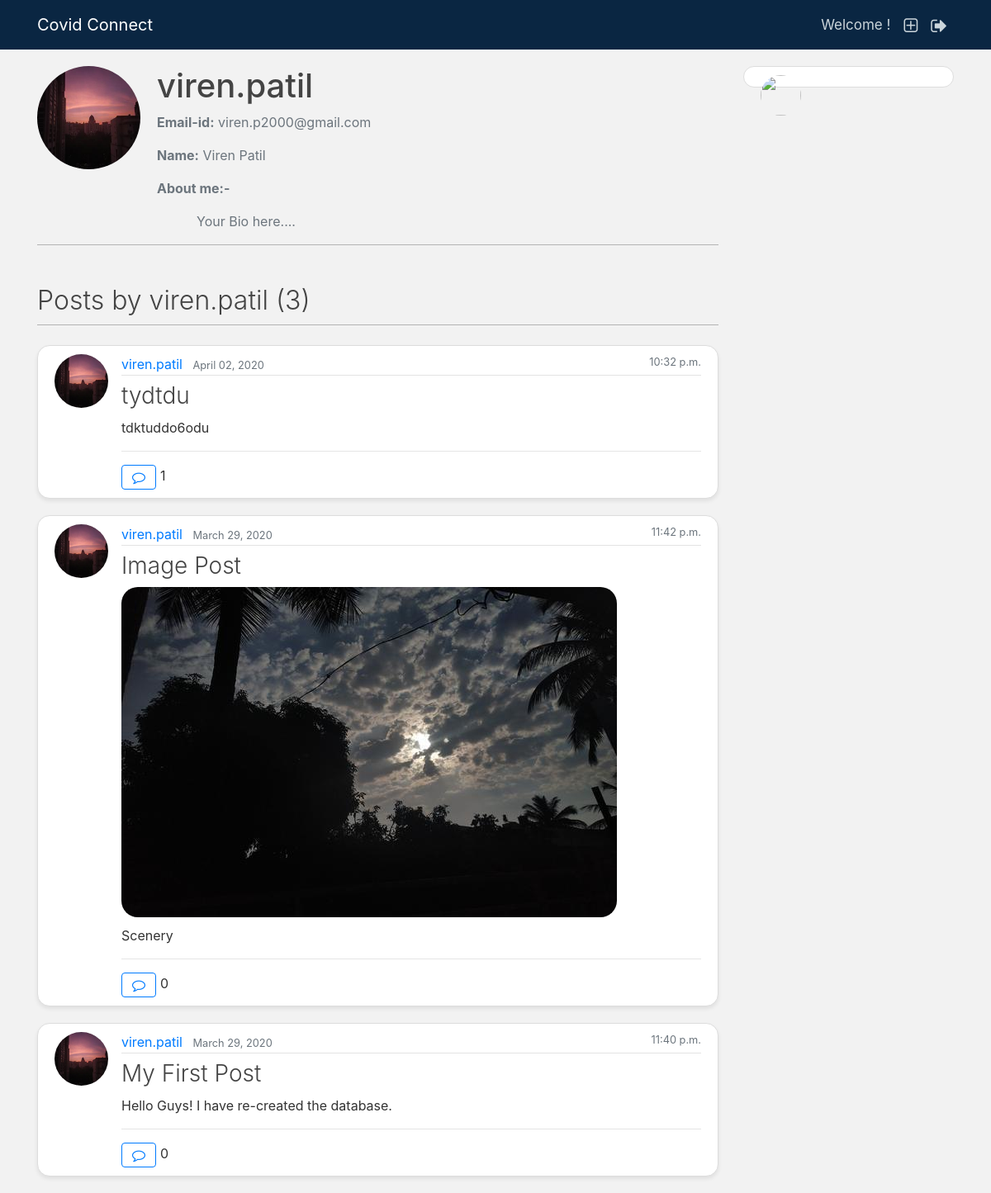
The page /blog/user/viren.patil/ on the database as committed earlier.
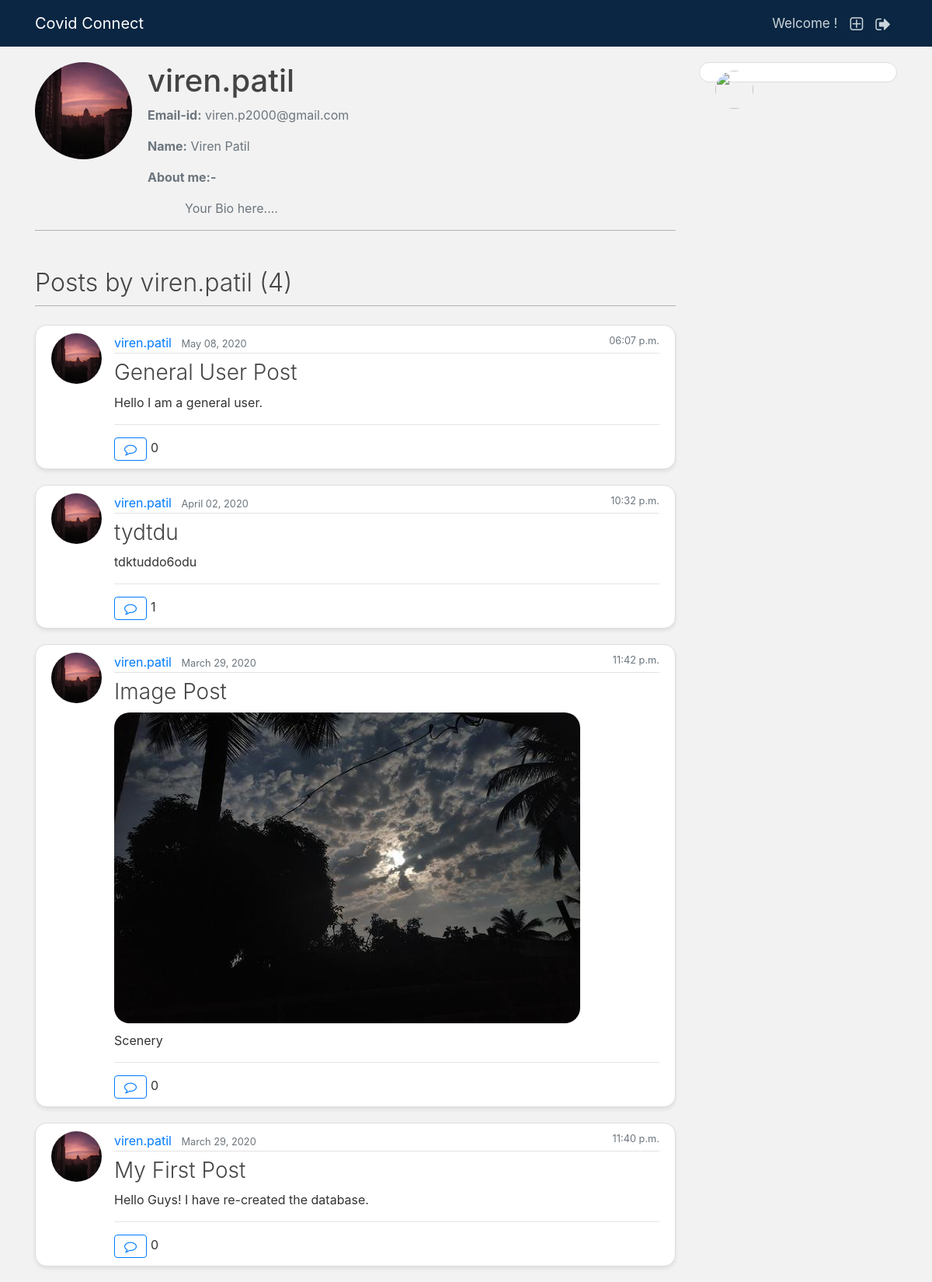
The same page on the database as committed later.
### users/models.py (models this page shows, shortened)
class Profile(models.Model):
    user = models.OneToOneField(User, on_delete=models.CASCADE)
    image = models.ImageField(default='default.jpg', upload_to='profile_pics')
    bio = models.TextField(default='Your Bio here....', max_length=100, blank=True)
    THEME_CHOICES = (
        ('Dark', 'Dark'),
        ('Light', 'Light')
    )
    theme = models.CharField(max_length=10, choices=THEME_CHOICES, blank=True)
    PROFILE_CHOICES = (
        ('Public', 'Public'),
        ('Private', 'Private')
    )
    profile_type = models.CharField(max_length=10, choices=PROFILE_CHOICES, blank=True)
    GENDER_CHOICES = (
        ('M', 'Male'),
        ('F', 'Female'),
    )
    gender = models.CharField(max_length=1, choices=GENDER_CHOICES, blank=True)

### blog/models.py (models this page shows, shortened)
class Post(models.Model):
    title = models.CharField(max_length=100)
    image = models.ImageField(default='default.jpg', upload_to='post_pics')
    content = models.TextField()
    date_posted = models.DateTimeField(default=timezone.now)
    author = models.ForeignKey(User, on_delete = models.CASCADE)
    likes = models.ManyToManyField(User, related_name='likes', blank = True)
    dislikes = models.ManyToManyField(User, related_name='dislikes', blank = True)
    report = models.ManyToManyField(User, related_name='report', blank = True)

### blog/views.py (the view)
# urls.py: path('user/<str:username>/', UserPostListView.as_view(), name='user-posts'),
class UserPostListView(ListView):
    model = Post
    template_name = 'blog/user_posts.html'   #<app>/<model>_<viewtype>.html
    context_object_name = 'posts'
    paginate_by = 5
    def get_queryset(self):
        user = get_object_or_404(User, username=self.kwargs.get('username'))
        return Post.objects.filter(author=user).order_by('-date_posted')
    def get_context_data(self, **kwargs):
        data = super().get_context_data(**kwargs)
        data['users'] = User.objects.filter(username = self.kwargs.get('username')).first()
        return data

### blog/templates/blog/user_posts.html (shortened to what this page needs)
{% extends "blog/base_other.html" %}
{% block content %}
    <div class="media mb-5" style="border-bottom: 1px solid #b3b3b3;">
      <img class="rounded-circle account-img" src="{{ users.profile.image.url }}">
      <div class="media-body">
        <h2 class="account-heading profile-username">{{ users.username }}</h2>
        <p class="text-secondary"><b>Email-id:</b> {{ users.email }}</p>
        <p class="text-secondary"><b>Name:</b> {{ users.first_name }} {{ users.last_name }}</p>
        <p class="text-secondary"><b>About me:-</b></p>
        <p class="text-secondary ml-5">{{ users.profile.bio }}</p>
      </div>
    </div>
    {% if view.kwargs.username == user.username %}
      <h2 class="mb-4 font-weight-light" style="padding-bottom: 10px; border-bottom: 1px solid #b3b3b3;">Posts by You ({{ page_obj.paginator.count }})</h2>
    {% else %}
      <h2 class="mb-4 font-weight-light" style="padding-bottom: 10px; border-bottom: 1px solid #b3b3b3;">Posts by {{ view.kwargs.username }} ({{ page_obj.paginator.count }})</h2>
    {% endif %}
    {% for post in posts %}
    <article class="media content-section box-shadow" style="border-radius: 15px;">
        <img class = "rounded-circle article-img" src="{{ post.author.profile.image.url }}" alt="Profile Picture">
        <div class="media-body">
          <div class="article-metadata">
            <a class="mr-2" style="text-decoration: none;" href="{% url 'user-posts' post.author.username %}">{{ post.author }}</a>
            <small class="text-muted">{{ post.date_posted|date:"F d, Y" }}</small>
            <small style="float: right;" class="text-muted">{{ post.date_posted|date:"h:i a" }}</small>
          </div>
          <h2><a class="article-title font-weight-light" href="{% url 'post-detail' post.id %}">{{ post.title }}</a></h2>
          {% if  post.image.url == '/media/default.jpg' %}
            <p class="article-content">{{ post.content }}</p>
          {% else %}
            <img style="border-radius: 20px;" src ="{{post.image.url}}" alt ='post pic'>
            <p style="margin-top: 10px;" class="article-content">{{ post.content }}</p>
          {% endif %}
          <hr>
          <a href="{% url 'post-detail' pk=post.pk %}" style="padding-right: 5px;"><button class="btn btn-outline-primary button-dark fa fa-comment-o" ></button></a>{{ post.comments.count }}
        </div>
    </article>
    {% endfor %}
{% endblock content %}

### blog/templates/blog/base_other.html (shortened to what this page needs)
{% load static%}
<!DOCTYPE html>
<html>
<head>
    <link rel="stylesheet" href="https://stackpath.bootstrapcdn.com/bootstrap/4.4.1/css/bootstrap.min.css">
    {% if user.profile.theme == 'Dark' %}
    <link rel="stylesheet" type="text/css" href="{% static 'blog/dark.css' %}">
    {% else %}
    <link rel="stylesheet" type="text/css" href="{% static 'blog/light.css' %}">
    {% endif %}
    <link rel="stylesheet" href="https://cdnjs.cloudflare.com/ajax/libs/font-awesome/4.7.0/css/font-awesome.min.css">
</head>
<body>
  <header class="site-header">
    <nav class="navbar navbar-expand-md navbar-dark bg-steel fixed-top">
      <div class="container">
          <a class="navbar-brand mr-1 logo-dark" href="{% url 'home-genuser' %}">Covid Connect</a>
        <div class="collapse navbar-collapse" id="navbarToggle">
          <div class="navbar-nav">
            <a class="nav-item nav-link" style="font-size: 17px; margin-top: 2px;">Welcome {{ user.first_name }}!</a>
            <a class="nav-item nav-link fa fa-plus-square-o fa-lg dark-a mt-2" data-toggle="tooltip" data-placement="bottom" title="Create new post." href="{% url 'post-create' %}"></a>
            <a class="nav-item nav-link fa fa-sign-out fa-lg dark-a mt-2" data-toggle="tooltip" data-placement="bottom" title="Logout" href="{% url 'logout' %}"></a>
          </div>
        </div>
      </div>
    </nav>
  </header>
    <main role="main" class="container">
        <div class="row">
        <div class="col-md-9">
            {% block content %}{% endblock %}
        </div>
        <div class="col-md-3">
            <div class="content-section" style="border-radius: 15px;">
              <a href="{% url 'profile' %}"><img class="rounded-circle article-img" style="float: left; width: 49px; height: 49px;" src="{{ user.profile.image.url }}"></a>
            </div>
        </div>
        </div>
    </main>
  </body>
</html>

### blog/static/blog/light.css (style rules this page uses)
body { background: #f2f2f2; color: #333333; margin-top: 5rem; }
h1, h2, h3, h4, h5, h6 { color: #444444; }
.bg-steel { background-color: #0a2642; }
.site-header .navbar-nav .nav-link { color: #cbd5db; }
.content-section { background: #ffffff; padding: 10px 20px; border: 1px solid #dddddd; border-radius: 3px; margin-bottom: 20px; }
.article-title { font-size: 28px; color: #444444; }
.article-content { white-space: pre-line; }
.article-img { height: 65px; width: 65px; margin-right: 16px; }
.article-metadata { padding-bottom: 1px; margin-bottom: 4px; border-bottom: 1px solid #e3e3e3 }
.account-img { height: 125px; width: 125px; margin-right: 20px; margin-bottom: 16px; }
.account-heading { font-size: 2.5rem; }
.box-shadow { box-shadow: 0 3px 5px 0 rgba(0, 0, 0, 0.08); transition: box-shadow 0.1s ease-in-out; }

Rows that differ between the two databases and show on the page:
added Post: author.profile.image (picture), author "viren.patil", date_posted "May 08, 2020", date_posted "06:07 p.m.", title "General User Post", content "Hello I am a general user.", comments.count "0"
Other text that changed with them:
{{ page_obj.paginator.count }}: "3" → "4"
